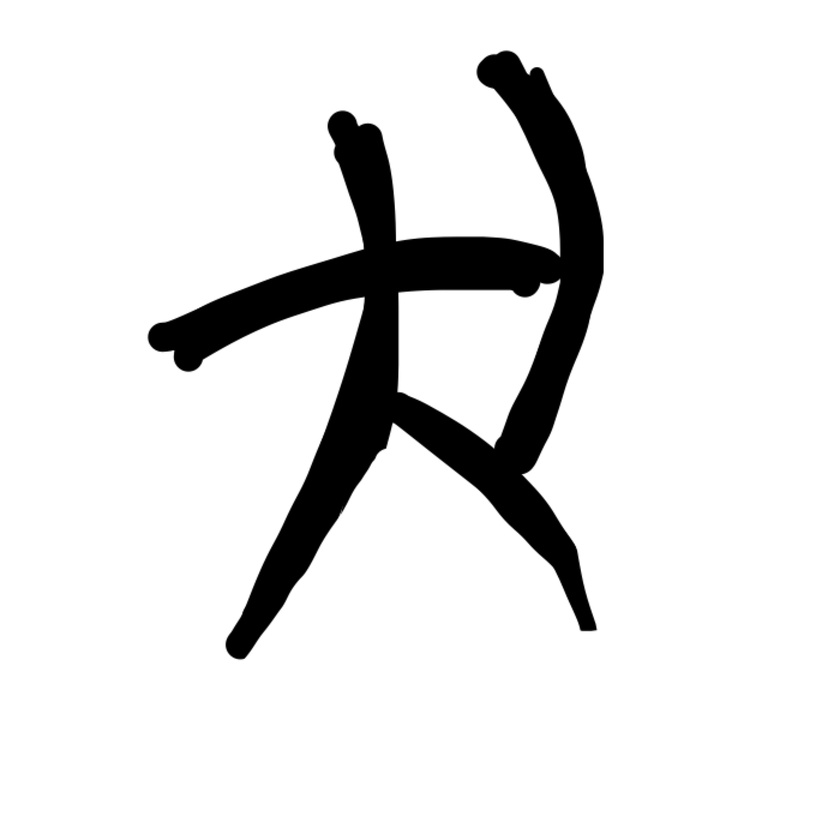
%> input picture data/archery_1/archery-01.jpg, 840 x 840 px, shrunk from 1400 x 1400 before the run
$ octave bw.m   (GNU Octave 9; MATLAB toolbox functions it lacks are replaced by stand-ins)
%> lines starting %> are read from the running program, lines starting %| are printed output that depends on the picture; in (x1, y1, x2, y2) boxes, pixels count from 0 and x2, y2 are one past the last pixel; in counts of white or black regions, pixels touching at a corner belong together; the program's own positions count from 1
% [4 lines of commented-out code are left out]

im = imread('./data/archery/archery-01.jpg');
%> im is the input picture: size 840x840x3 uint8; min 0, max 255, mean 228.8
im1 = im2bw(im,0.8);
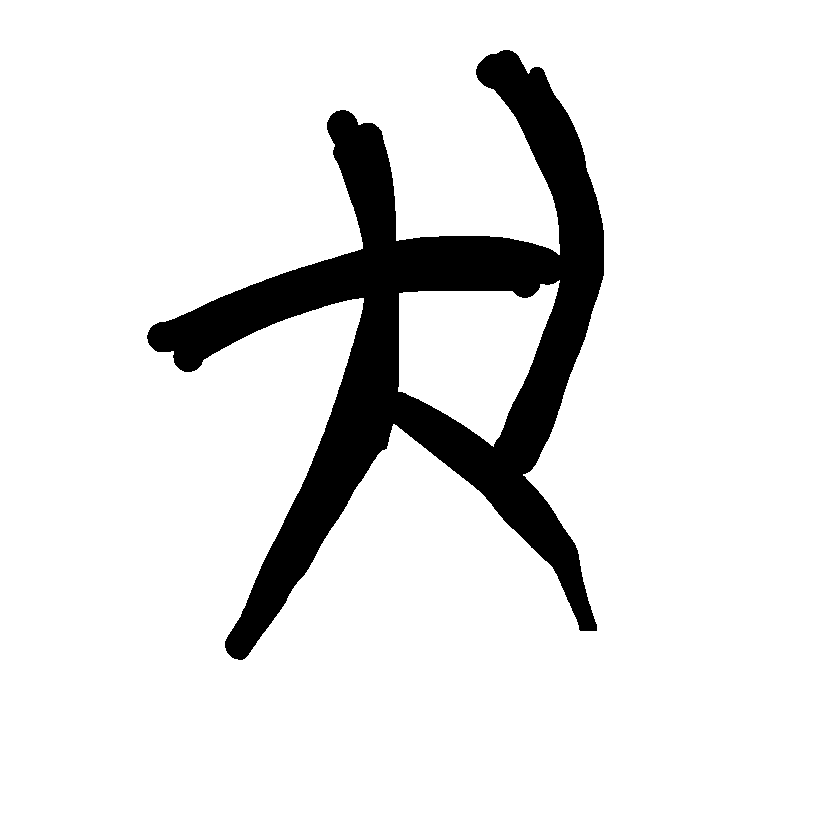
%> im1: size 840x840 logical; 89.5% white; 1 black region, box (x1, y1, x2, y2) and area: (147, 50, 604, 660) 74198
figure;
imshow(im1);
im2 = bwmorph(im1,'thin',Inf);
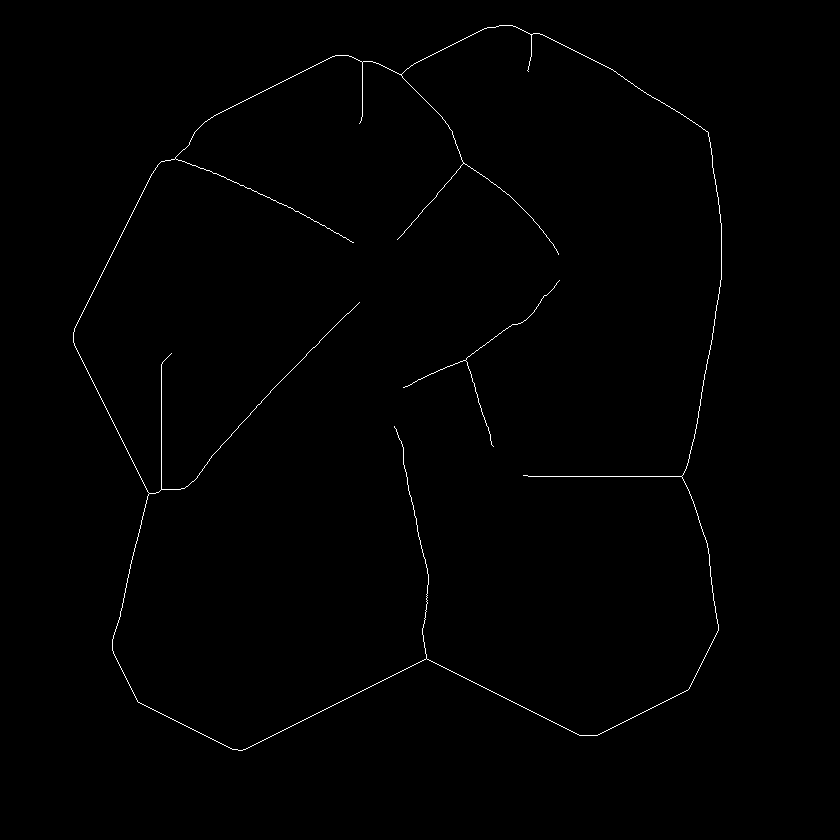
%> im2: size 840x840 logical; 0.53% white in thin lines or dots, all inside (x1, y1, x2, y2) = (73, 25, 722, 751)
figure;
imshow(im2);

$ run again, with data/archery_1/archery-02.jpg copied over data/archery_1/archery-01.jpg
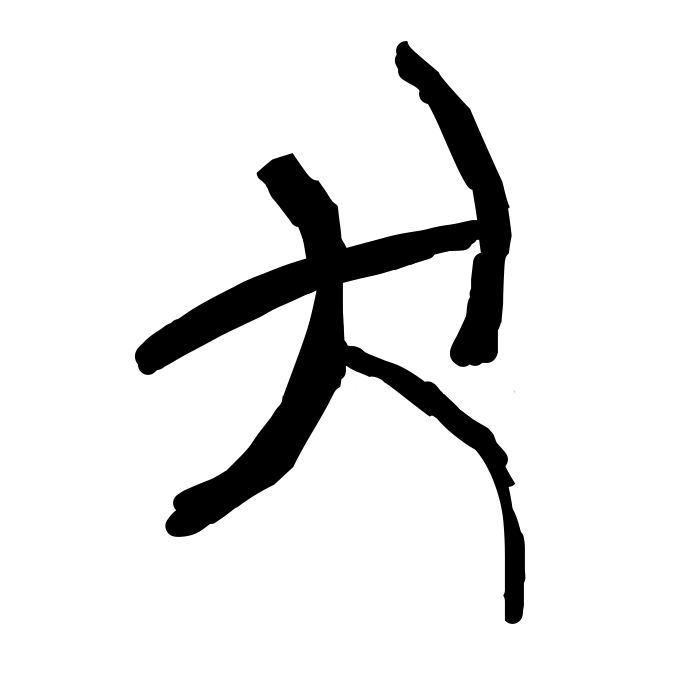
%> input picture data/archery_1/archery-02.jpg, 700 x 700 px
%> im is the input picture: size 700x700x3 uint8; min 0, max 255, mean 230
%> `im1 = im2bw(im,0.8);`:
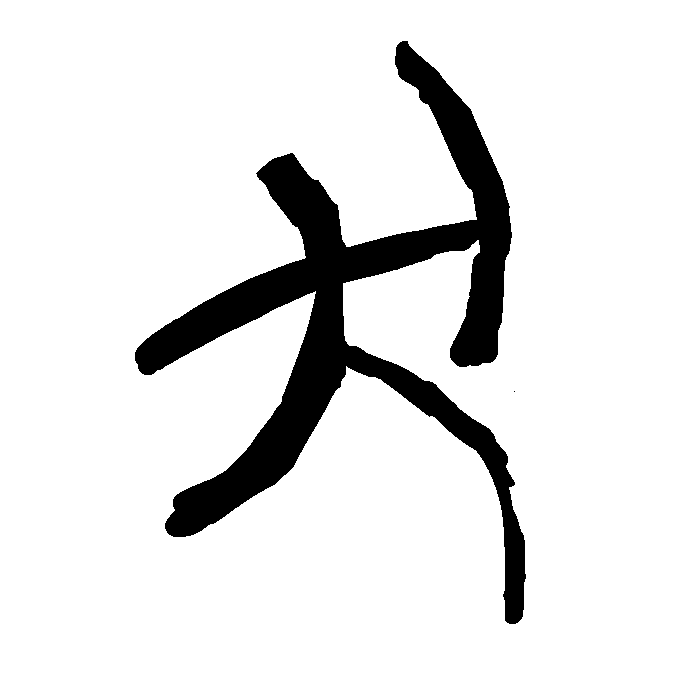
%> im1: size 700x700 logical; 90% white; 2 black regions (1 under 20 px), largest, box (x1, y1, x2, y2) and area: (135, 41, 526, 624) 48827
%> `im2 = bwmorph(im1,'thin',Inf);`:
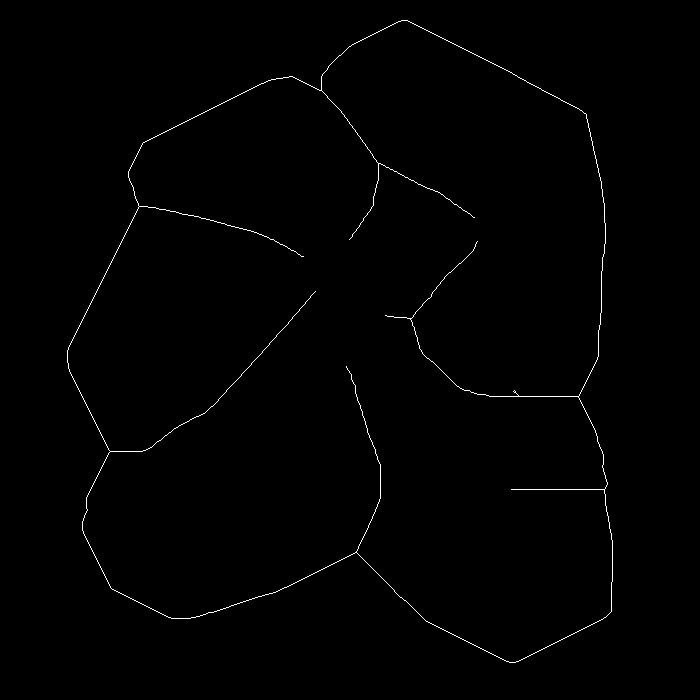
%> im2: size 700x700 logical; 0.64% white in thin lines or dots, all inside (x1, y1, x2, y2) = (67, 20, 613, 663)

$ run again, with data/archery_1/archery-05.jpg copied over data/archery_1/archery-01.jpg
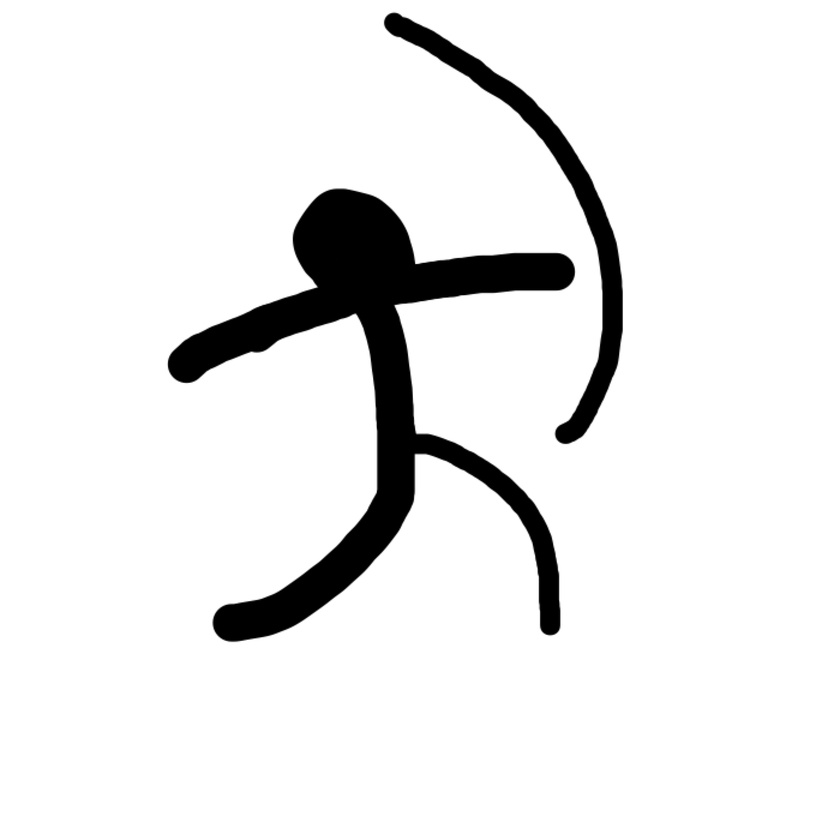
%> input picture data/archery_1/archery-05.jpg, 840 x 840 px, shrunk from 1400 x 1400 before the run
%> im is the input picture: size 840x840x3 uint8; min 0, max 255, mean 234.7
%> `im1 = im2bw(im,0.8);`:
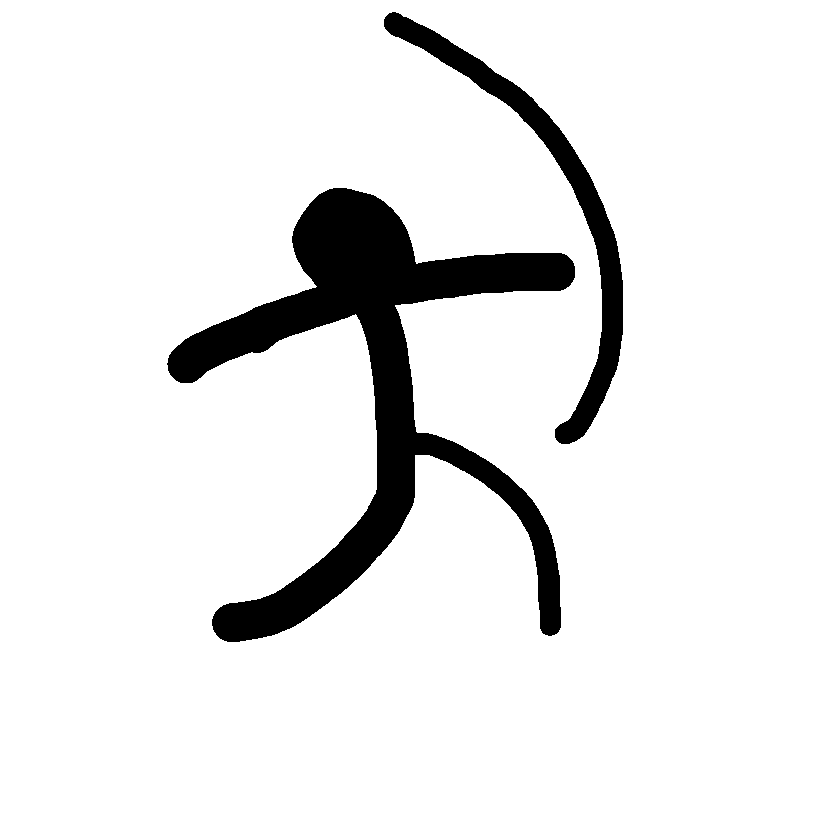
%> im1: size 840x840 logical; 91.8% white; 2 black regions, box (x1, y1, x2, y2) and area: (167, 188, 575, 642) 46377, (384, 12, 623, 444) 11420
%> `im2 = bwmorph(im1,'thin',Inf);`:
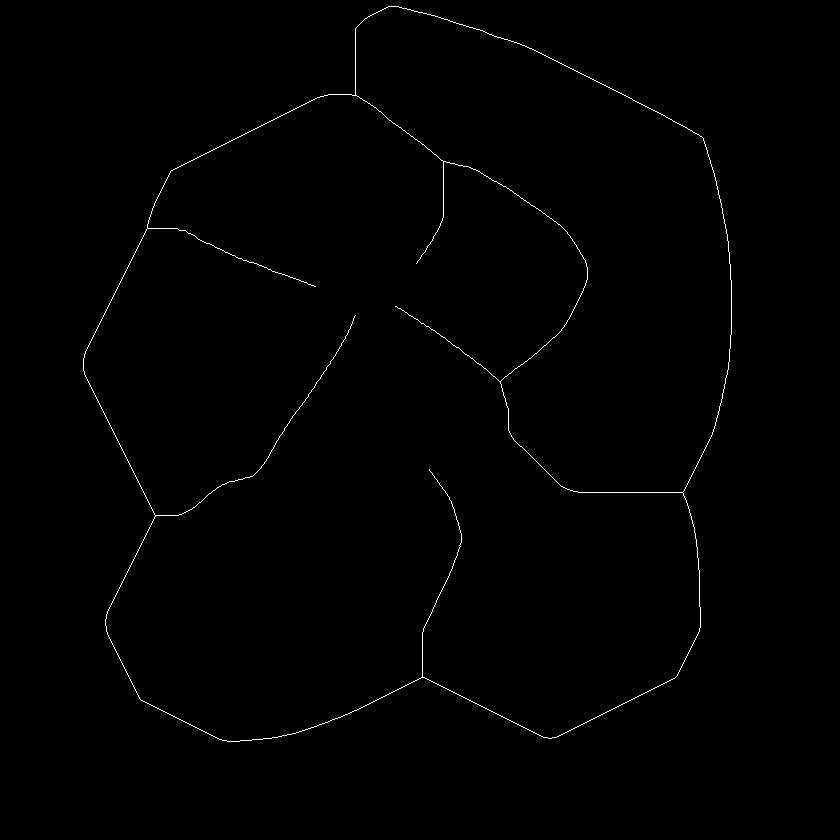
%> im2: size 840x840 logical; 0.52% white in thin lines or dots, all inside (x1, y1, x2, y2) = (83, 6, 732, 742)
